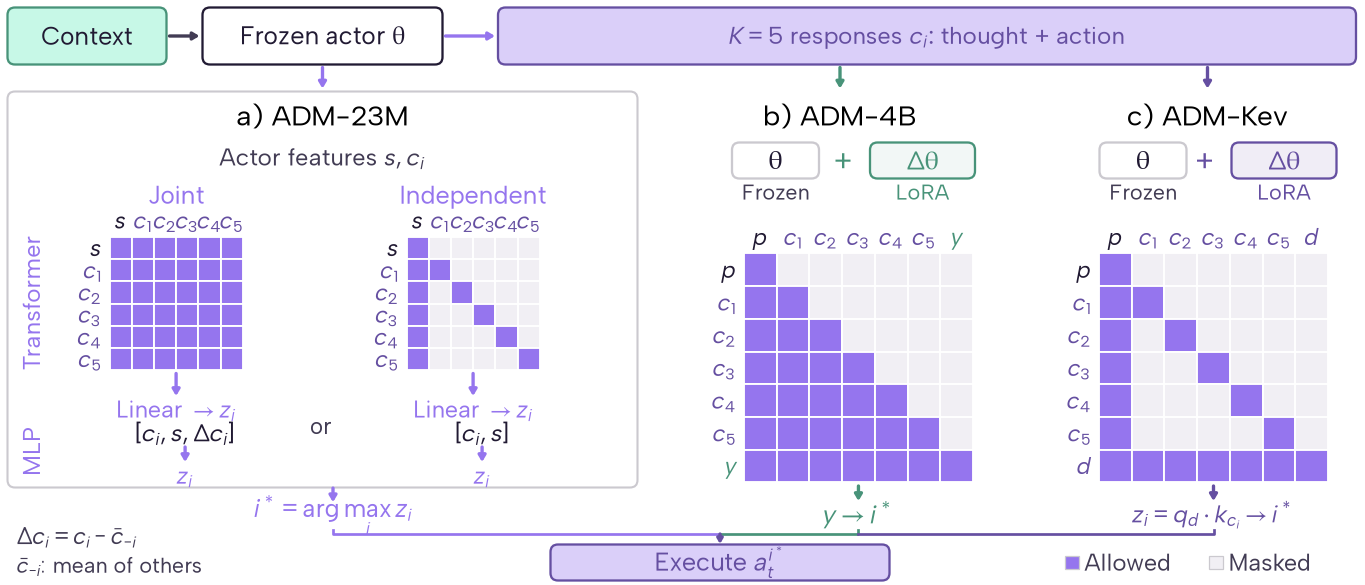

Write the Python code that produced this figure.
"""ADM architecture with the Kev-style selector: frozen actor, four feature-head
variants, decoder, and Kev-style decision pass (wider than the one-column 20261107 figure).

The head reads projected actor features s/c_i. Transformer rows visualize the
original K=5 joint/independent attention masks; MLP rows show their input vectors.
The decoder reads prompt/candidate text and generates the candidate index. Both
selectors execute an original actor proposal. The Kev-style pass (openwebrl/selection_kev.py)
packs prompt, candidates and a <decide> token into one LoRA pass; each candidate sees the
prompt and itself, <decide> sees everything, and a pointer q(<decide>)·k(c_i end) scores
candidates. No experiments or API calls.
"""
import os
from pathlib import Path
import sys

os.environ.setdefault("MPLCONFIGDIR", "/tmp/openwebrl-head-architecture-matplotlib")
import matplotlib
matplotlib.use("Agg")
import matplotlib.pyplot as plt
from matplotlib.patches import FancyArrowPatch, FancyBboxPatch, Rectangle

sys.path.insert(0, str(next(p for p in Path(__file__).resolve().parents
                           if (p / "paper_plot_style.py").is_file())))
import paper_plot_style  # noqa: E402,F401
from paper_plot_palette import COLORS as C, tint  # noqa: E402

INK, MUTED, LINE = C["INK"], C["MUTED"], C["BORDER"]
HEAD, DECODER, KEV = C["ADM_22M"], C["ADM_4B"], C["ADM_DARK"]
ALLOWED, MASKED = C["ATTENTION_ALLOWED"], C["ATTENTION_MASKED"]
K = 5
W, H = 4.55, 1.95
plt.rcParams.update({"font.family": "Albert Sans", "font.size": 6,
                     "text.color": INK, "svg.fonttype": "none", "pdf.fonttype": 42,
                     "savefig.facecolor": "white"})
fig = plt.figure(figsize=(W, H))
ax = fig.add_axes([0, 0, 1, 1])
ax.set(xlim=(0, W), ylim=(0, H))
ax.axis("off")


def text(x, y, label, size=6, color=INK, ha="left", **kw):
    return ax.text(x, y, label, fontsize=size, color=color, ha=ha, va="center", **kw)


def box(x, y, w, h, edge=LINE, fill="white", lw=.55):
    p = FancyBboxPatch((x, y), w, h, boxstyle="round,pad=0,rounding_size=.025",
                      facecolor=fill, edgecolor=edge, linewidth=lw, zorder=2)
    ax.add_patch(p)
    return p


def arrow(x0, y0, x1, y1, color=HEAD, head=4):
    p = FancyArrowPatch((x0, y0), (x1, y1), arrowstyle="-|>,head_length=.30,head_width=.18",
                       mutation_scale=head, shrinkA=0, shrinkB=0,
                       color=color, linewidth=.8, zorder=5)
    ax.add_patch(p)
    return p


def matrix(x0, top, labels, cell, mask, answer=False, row_labels=True, out=None):
    for i, label in enumerate(labels):
        color = C["STATE_INK"] if i == 0 else (out or DECODER) if answer and i == K + 1 else C["ACTION_INK"]
        text(x0 + (i + .5)*cell, top+.055, label, size=5.6, color=color, ha="center")
        if row_labels:
            text(x0-.025, top-(i+.5)*cell, label, size=5.6, color=color, ha="right")
        for j in range(len(labels)):
            ax.add_patch(Rectangle((x0+j*cell, top-(i+1)*cell), cell, cell,
                                   facecolor=ALLOWED if mask[i][j] else MASKED,
                                   edgecolor="white", linewidth=.45, zorder=3))


# Shared actor sampling; both outgoing arrows remain explicit at printed size.
box(.025, 1.735, .53, .19, edge=C["STATE_BORDER"], fill=tint("STATE", .60))
text(.29, 1.83, "Context", ha="center")
arrow(.565, 1.83, .665, 1.83, color=MUTED)
box(.675, 1.735, .80, .19, edge=INK)
text(1.075, 1.83, r"Frozen actor $\theta$", size=6.0, ha="center")
arrow(1.485, 1.83, 1.65, 1.83, color=HEAD)
box(1.66, 1.735, 2.86, .19, edge=C["ACTION_INK"], fill=tint("ACTION", .65))
text(3.09, 1.83, r"$K=5$ responses $c_i$: thought + action", size=5.8, color=C["ACTION_INK"], ha="center")
arrow(1.075, 1.725, 1.075, 1.655, color=HEAD, head=4)
arrow(2.80, 1.725, 2.80, 1.655, color=DECODER, head=4)
# Feature head: attention and MLP are alternative scorers, each joint/independent.
box(.025, .325, 2.10, 1.32, edge=LINE, lw=.5)
text(1.075, 1.565, "a) ADM-23M", size=6.8, color="black", ha="center")
text(1.075, 1.425, r"Actor features $s, c_i$", size=5.8, color=MUTED, ha="center")

CELL, HEAD_TOP, TOP = .074, 1.16, 1.105
labels = [r"$s$"]+[rf"$c_{{{i}}}$" for i in range(1, K+1)]
joint_mask = [[True]*(K+1) for _ in range(K+1)]
independent_mask = [[r == c or (r > 0 and c == 0) for c in range(K+1)] for r in range(K+1)]
assert sum(map(sum, joint_mask)) == 36
assert sum(map(sum, independent_mask)) == 11
for name, x0, mask in (("Joint", .365, joint_mask), ("Independent", 1.355, independent_mask)):
    text(x0+3*CELL, 1.30, name, size=6, color=HEAD, ha="center")
    matrix(x0, HEAD_TOP, labels, CELL, mask)
    center = x0 + 3*CELL
    arrow(center, .705, center, .630, color=HEAD, head=4)
    text(center, .585, r"Linear $\rightarrow z_i$", size=5.7, color=HEAD, ha="center")
text(.105, .94, "Transformer", size=5.8, color=HEAD, ha="center", rotation=90)
text(1.07, .530, "or", size=5.5, color=MUTED, ha="center")
text(.105, .445, "MLP", size=5.8, color=HEAD, ha="center", rotation=90)
# cbar_-i is the mean of OTHER candidates, defined in the caption. Each MLP
# shares parameters across candidates. Brackets denote vector concatenation.
for center, inputs in ((.617, r"$[c_i,s,\Delta c_i]$"), (1.607, r"$[c_i,s]$")):
    text(center, .505, inputs, size=5.8, ha="center")
    arrow(center, .460, center, .410, color=HEAD, head=4)
    text(center, .365, r"$z_i$", size=5.7, color=HEAD, ha="center")
# Every alternative explicitly ends in z_i; one panel-level arrow suffices.
arrow(1.11, .323, 1.11, .276, color=HEAD, head=4)
text(1.11, .235, r"$i^*=\arg\max_i z_i$", size=6, color=HEAD, ha="center")

# Decoder uses text rather than the head's projected feature vectors.
text(2.80, 1.565, "b) ADM-4B", size=6.8, color="black", ha="center")
# Matching theta symbols encode shared initialization without a long arrow.
box(2.44, 1.355, .29, .12, edge=LINE)
text(2.585, 1.415, r"$\theta$", size=6.4, ha="center")
text(2.585, 1.310, "Frozen", size=5.2, color=MUTED, ha="center")
text(2.81, 1.415, "+", size=7, color=DECODER, ha="center")
box(2.90, 1.355, .35, .12, edge=DECODER, fill=tint("ADM_4B", .93))
text(3.075, 1.415, r"$\Delta\theta$", size=6.4, color=DECODER, ha="center")
text(3.075, 1.310, "LoRA", size=5.2, color=DECODER, ha="center")
DX, DCELL = 2.48, .109
TOKENS = [r"$p$"]+[rf"$c_{{{i}}}$" for i in range(1,K+1)]+[r"$y$"]
causal_mask = [[c <= r for c in range(K+2)] for r in range(K+2)]
assert sum(map(sum, causal_mask)) == 28
matrix(DX, TOP, TOKENS, DCELL, causal_mask, answer=True)
mid = DX + len(TOKENS)*DCELL/2
arrow(mid, .330, mid, .280, color=DECODER, head=4)
text(mid, .235, r"$y\rightarrow i^*$", size=6.3, color=DECODER, ha="center")

# Kev-style pass: the same weights theta plus a LoRA, re-encoding prompt and
# candidates in one packed sequence; a <decide> token points at a candidate.
KC = 4.025
arrow(KC, 1.725, KC, 1.655, color=KEV, head=4)
text(KC, 1.565, "c) ADM-Kev", size=6.8, color="black", ha="center")
box(KC-.36, 1.355, .29, .12, edge=LINE)
text(KC-.215, 1.415, r"$\theta$", size=6.4, ha="center")
text(KC-.215, 1.310, "Frozen", size=5.2, color=MUTED, ha="center")
text(KC-.01, 1.415, "+", size=7, color=KEV, ha="center")
box(KC+.08, 1.355, .35, .12, edge=KEV, fill=tint("ADM_DARK", .90))
text(KC+.255, 1.415, r"$\Delta\theta$", size=6.4, color=KEV, ha="center")
text(KC+.255, 1.310, "LoRA", size=5.2, color=KEV, ha="center")
KX = KC - 3.5*DCELL + .02
KTOK = [r"$p$"]+[rf"$c_{{{i}}}$" for i in range(1,K+1)]+[r"$d$"]
# p causal; each c_i sees p and itself; <decide> d sees p, every c_i and itself.
kev_mask = [[c == 0 or c == r or r == K+1 for c in range(K+2)] for r in range(K+2)]
assert sum(map(sum, kev_mask)) == 18
matrix(KX, TOP, KTOK, DCELL, kev_mask, answer=True, out=KEV)
kmid = KX + len(KTOK)*DCELL/2
arrow(kmid, .330, kmid, .280, color=KEV, head=4)
text(kmid, .235, r"$z_i=q_d\cdot k_{c_i}\rightarrow i^*$", size=5.8, color=KEV, ha="center")

EXC = 2.40
# One original action executes, whichever alternative selector is used.
ax.plot([1.11, 1.11, EXC], [.185, .17, .17], color=HEAD, linewidth=.65)
ax.plot([mid, mid, EXC], [.185, .17, .17], color=DECODER, linewidth=.65)
ax.plot([kmid, kmid, mid], [.185, .17, .17], color=KEV, linewidth=.65)
arrow(EXC, .17, EXC, .137, color=C["ACTION_INK"], head=3)
box(EXC-.565, .015, 1.13, .12, edge=C["ACTION_INK"], fill=tint("ACTION", .65))
text(EXC, .075, r"Execute $a_t^{i^*}$", size=6, color=C["ACTION_INK"], ha="center")
# Define the joint MLP's candidate-relative feature without crowding the row.
text(.055, .160, r"$\Delta c_i = c_i - \bar c_{-i}$", size=5.5, color=MUTED)
text(.055, .065, r"$\bar c_{-i}$: mean of others", size=5.2, color=MUTED)
# Compact legend, right aligned. Rows query columns in all matrices.
for x, fill, label in ((3.55, ALLOWED, "Allowed"), (4.03, MASKED, "Masked")):
    ax.add_patch(Rectangle((x, .052), .045, .045, facecolor=fill, edgecolor=LINE, linewidth=.3))
    text(x+.065, .075, label, size=5.6, color=MUTED)

fig.canvas.draw()
renderer = fig.canvas.get_renderer()
for label in ax.texts:
    bounds = label.get_window_extent(renderer)
    assert fig.bbox.contains(*bounds.p0) and fig.bbox.contains(*bounds.p1), label.get_text()
for ext in ("png", "svg", "pdf"):
    path = Path(__file__).with_suffix(f".{ext}")
    metadata = {"Date": None} if ext == "svg" else {"CreationDate": None, "ModDate": None} if ext == "pdf" else {}
    fig.savefig(path, dpi=300, metadata=metadata)
    if ext == "svg":
        path.write_text("\n".join(line.rstrip() for line in path.read_text().splitlines())+"\n")
assert b"/FontFile2" in Path(__file__).with_suffix(".pdf").read_bytes()
plt.close(fig)
